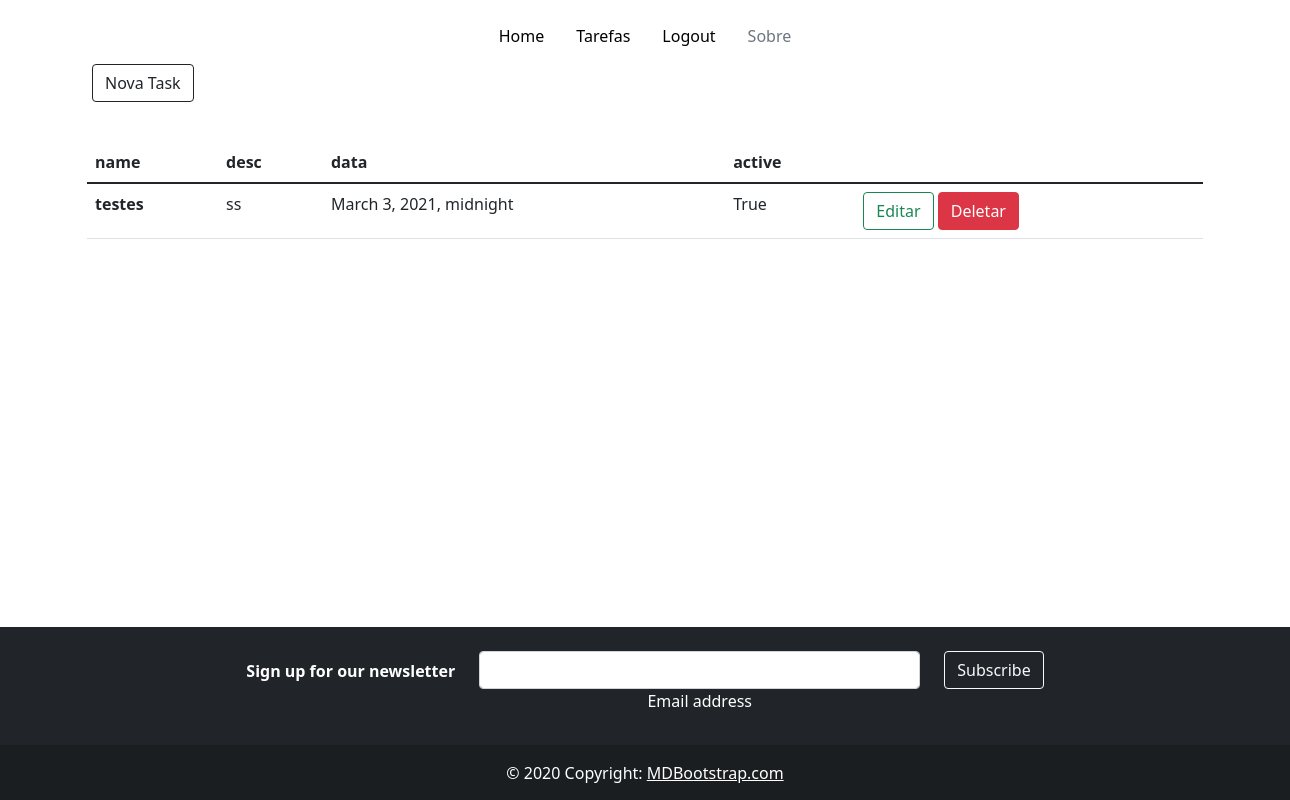
The page /lista/ (signed in) on the database as committed earlier.
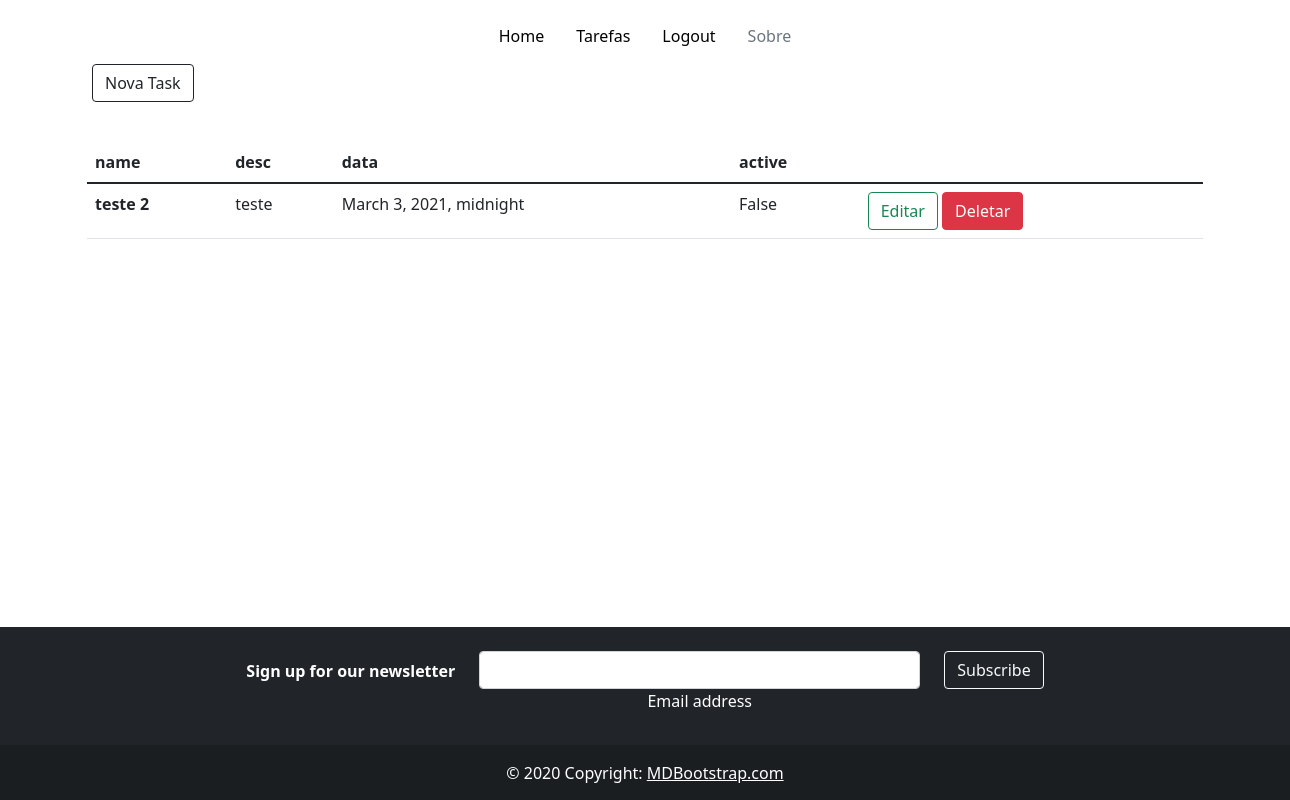
The same page on the database as committed later.
### tasks/models.py (models this page shows, shortened)
class Task(models.Model):
    id = models.BigAutoField(primary_key=True)
    name = models.CharField(max_length=100)
    desc = models.CharField(max_length=300)
    data = models.DateTimeField(null=False)
    active = models.BooleanField(default=False)

### tasks/views.py (the view)
# urls.py: path("lista/", home, name="home"),
@login_required(login_url='/lista')
def home(request):
    data = {}
    data['db'] = Task.objects.all()
    return (render(request, 'home.html', data))

### templates/home.html (shortened to what this page needs)
{% extends 'base.html' %}
{% load static %}
{% block content %}
    <div id="section_1">
        <div class="container-fluid">
            <a href="/new"> <button type="button" class="btn btn-outline-dark">Nova Task</button></a>
        </div>
    </div>
    <section id="tabela">
      <div class="container">
        <table class="table">
          <thead class="thead-dark">
            <tr>
              <th scope="col">name</th>
              <th scope="col">desc</th>
              <th scope="col">data</th>
              <th scope="col">active</th>
            </tr>
          </thead>
          <tbody>
          {% for dbs in db %}
           <tr>
              <th>{{dbs.name}}</th>
              <td>{{dbs.desc}}</td>
              <td>{{dbs.data}}</td>
              <td>{{dbs.active}}</td>
              <td>
                  <a href="/edit/{{dbs.id}}/" class="btn btn btn-outline-success">Editar</a>
                  <a href="/delete/{{dbs.id}}/" class="btn btn-danger btnDel">Deletar</a>
              </td>
            </tr>
          {% endfor %}
          </tbody>
        </table>
      </div>
    </section>
  {% endblock %}

Rows that differ between the two databases and show on the page:
removed Task: name "testes", desc "ss", data "March 3, 2021, midnight", active "True"
added Task: name "teste 2", desc "teste", data "March 3, 2021, midnight", active "False"
